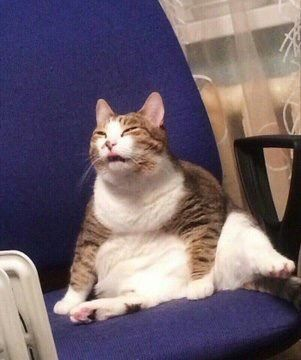
#> input picture assignment-2/data/cat_21__1_.png, 301 x 360 px, found by its file name
$ python task2_rectangular_svd.py
#> lines starting #> are read from the running program, lines starting #| are printed output that depends on the picture
import os
import numpy as np
from PIL import Image
import matplotlib.pyplot as plt


def run(data_dir="data", output_dir="figures"):
#> called with data_dir = 'data', output_dir = 'figures'
    image_path = os.path.join(data_dir, "cat_21__1_.png")
    color_image = Image.open(image_path)
#> color_image is the input picture: PIL image 301x360 RGB; mean R, G, B 111.6, 97.5, 108.6
    gray_image = color_image.convert("L")
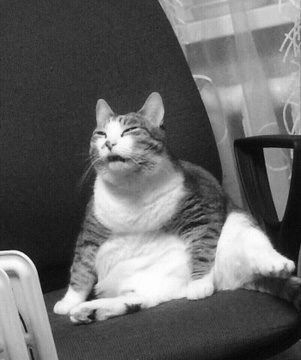
#> gray_image: PIL image 301x360 L; min 2, max 254, mean 103

    A = np.array(gray_image, dtype=float)
    m, n = A.shape
#> m = 360; n = 301
    print("Rectangular image matrix shape:", A.shape)
#| Rectangular image matrix shape: (360, 301)
    U, S, Vt = np.linalg.svd(A, full_matrices=False)
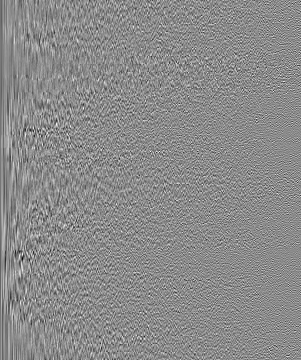
#> U: shape (360, 301) float64; min -0.303, max 0.252, mean -0.000207; drawn with min black and max white
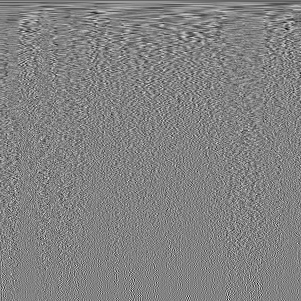
#> Vt: shape (301, 301) float64; min -0.307, max 0.293, mean -0.000253; drawn with min black and max white
#> S = 301 values, max 36372.4 at index 0, min 1.24 at index 300, mean 439
    r = len(S)
#> r = 301
    print("Number of singular values available:", r)
#| Number of singular values available: 301

    def reconstruct_svd(k):
        Sigma_k = np.zeros((r, r))
        for i in range(k):
            Sigma_k[i, i] = S[i]
        A_k = U @ Sigma_k @ Vt
        return A_k

    os.makedirs(output_dir, exist_ok=True)
    k_values = [50, 100, 160]

    for k in k_values:
        A_k = reconstruct_svd(k)
        error = np.abs(A - A_k)

        fig, axes = plt.subplots(1, 3, figsize=(12, 5))
        axes[0].imshow(A, cmap="gray", vmin=0, vmax=255)
        axes[0].set_title("Original")
        axes[1].imshow(A_k, cmap="gray", vmin=0, vmax=255)
        axes[1].set_title(f"SVD Reconstruction (k={k})")
        axes[2].imshow(error, cmap="gray")
        axes[2].set_title("Error |A - A_k|")

        for ax in axes:
            ax.axis("off")

        plt.tight_layout()
        plt.savefig(os.path.join(output_dir, f"task2_k{k}.png"), dpi=150)
        plt.close()

        frob_error = np.linalg.norm(A - A_k, ord="fro")
        print(f"k={k}: Frobenius error = {frob_error:.2f}")
#> this loop made 3 passes
#> frob_error on passes 1 to 3: 1853.8, 878.6, 355
#| k=50: Frobenius error = 1853.81
#| k=100: Frobenius error = 878.57
#| k=160: Frobenius error = 355.02
#> pass 1, in run, `error = np.abs(A - A_k)`:
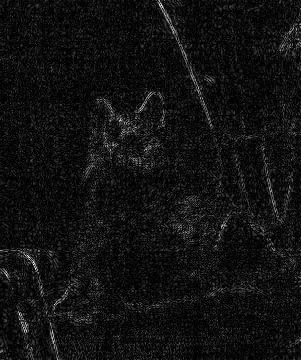
#> error: shape (360, 301) float64; min 6.7e-05, max 56.46, mean 4; drawn with min black and max white

    k_range = range(1, r + 1)
    errors = []

    for k in k_range:
        A_k = reconstruct_svd(k)
        errors.append(np.linalg.norm(A - A_k, ord="fro"))
#> this loop made 301 passes
#> pass 1, in reconstruct_svd (call 4), `A_k = U @ Sigma_k @ Vt`:
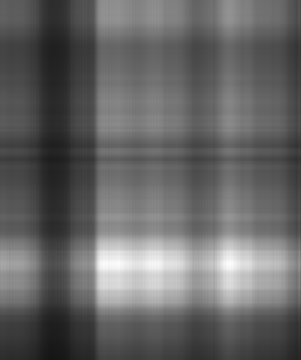
#> A_k: shape (360, 301) float64; min 21.55, max 252.8, mean 102.1
#> pass 3, in reconstruct_svd (call 6), `A_k = U @ Sigma_k @ Vt`:
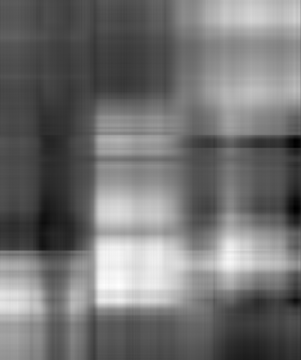
#> A_k: shape (360, 301) float64; min -29.27, max 265, mean 102.7; drawn with min black and max white
#> after the loop, errors = 301 values, max 18334.2 at index 0, min 2.44e-10 at index 300, mean 1096.6

    plt.figure(figsize=(8, 5))
    plt.plot(k_range, errors, color="tab:blue")
    plt.xlabel("Number of retained components (k)")
    plt.ylabel("Frobenius norm error E(k)")
    plt.title("Reconstruction error vs k (Rectangular image, SVD only)")
    plt.grid(True)
    plt.savefig(os.path.join(output_dir, "task2_error_vs_k.png"), dpi=150)
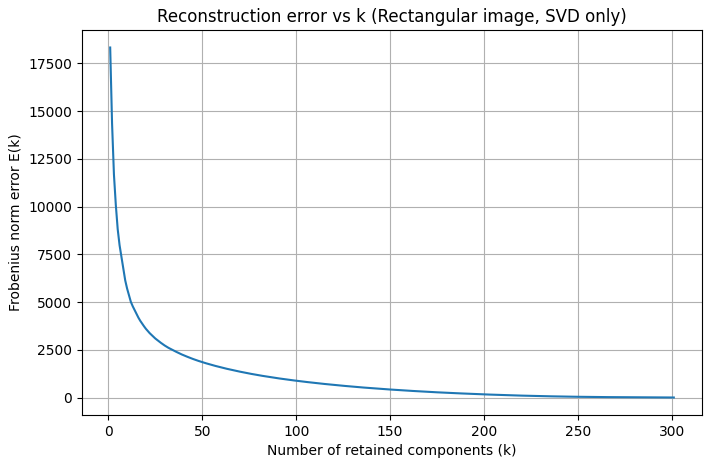
#> figure drawn by matplotlib, 1 panel; curve peaks at x = 1, y = 18334.2
    plt.close()

    np.save(os.path.join(output_dir, "task2_errors_svd.npy"), np.array(errors))

    print(f"Task 2 done. Figures saved in {output_dir}/")
#| Task 2 done. Figures saved in figures/


if __name__ == "__main__":
    run()
